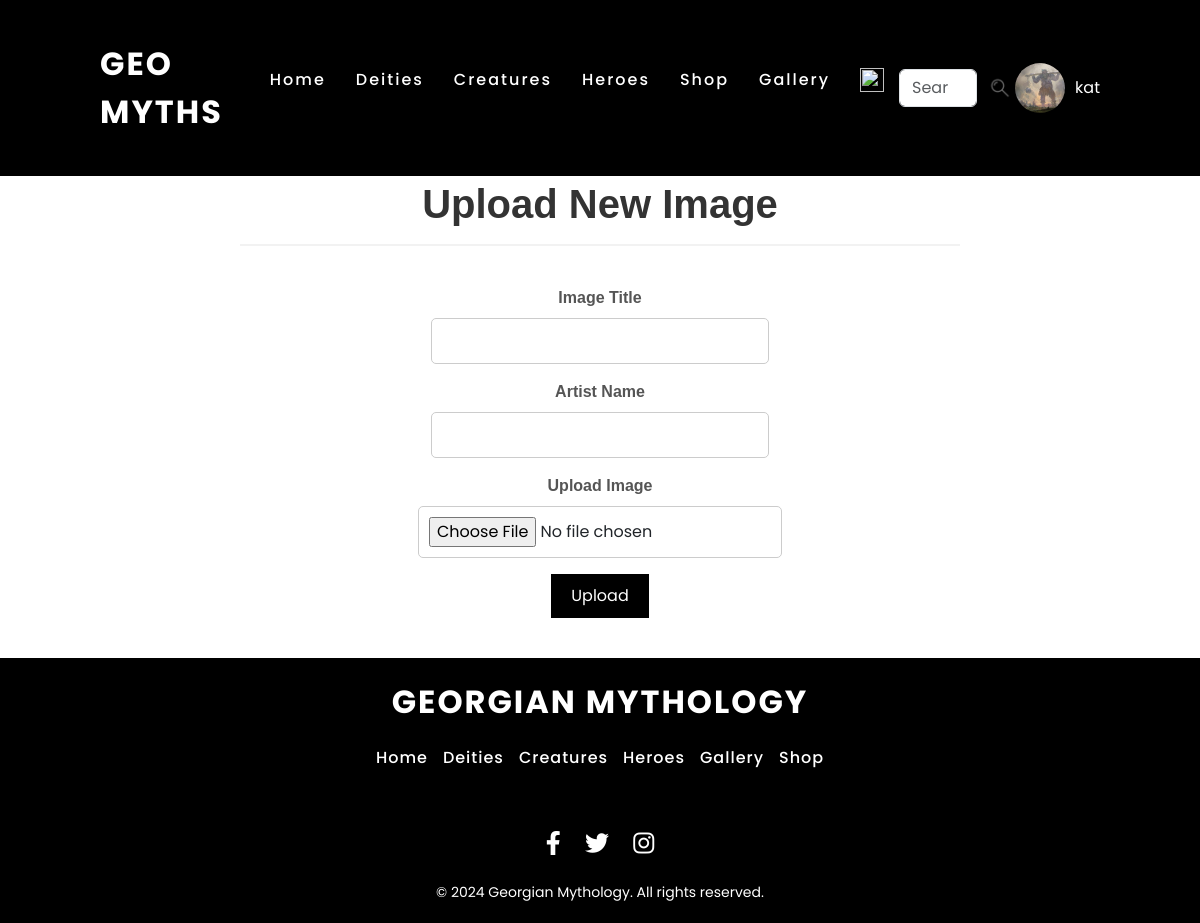
The page /upload_image/ (signed in) on the database its author committed.
### base/models.py (models this page shows)
class User(AbstractUser):
    products = models.ManyToManyField(Product, related_name='users', blank=True)
    avatar = models.ImageField(null=True, default='avatar.svg')
    bio = models.TextField(null=True)

### base/views.py (the view)
# urls.py: path('upload_image/', views.upload_image, name='upload_image'),
@login_required(login_url='login')
def upload_image(request):
    if request.method == 'POST':
        form = ImageUploadForm(request.POST, request.FILES)
        if form.is_valid():
            image = form.save(commit=False)
            image.save()
            return redirect('gallery')
    else:
        form = ImageUploadForm()
    return render(request, 'base/upload_image.html', {'form': form})

### base/forms.py
class ImageUploadForm(forms.ModelForm):
    class Meta:
        model = Image
        fields = ['title', 'artist', 'image']

### base/templates/base/upload_image.html (shortened to what this page needs)
{% extends 'main.html' %}
{% block content %}
<div class="upload-container" style="padding: 40px; max-width: 800px; margin: auto;">
    <h1 style="text-align: center; font-family: 'Arial', sans-serif; font-weight: bold; color: #333;">Upload New Image</h1>
    <hr style="border: 1px solid #ccc; margin-bottom: 40px;">
    <div class="upload-form" style="text-align: center;">
        <form method="POST" action="{% url 'upload_image' %}" enctype="multipart/form-data">
            <div class="mb-3" style="margin-bottom: 20px;">
                <label for="title" class="form-label" style="font-family: 'Arial', sans-serif; font-weight: bold; color: #555;">Image Title</label><br>
                <input type="text" id="title" name="title" style="padding: 10px; border-radius: 5px; border: 1px solid #ccc;" required>
            </div>
            <div class="mb-3" style="margin-bottom: 20px;">
                <label for="artist" class="form-label" style="font-family: 'Arial', sans-serif; font-weight: bold; color: #555;">Artist Name</label><br>
                <input type="text" id="artist" name="artist" style="padding: 10px; border-radius: 5px; border: 1px solid #ccc;" required>
            </div>
            <div class="mb-3" style="margin-bottom: 20px;">
                <label for="image" class="form-label" style="font-family: 'Arial', sans-serif; font-weight: bold; color: #555;">Upload Image</label><br>
                <input type="file" id="image" name="image" style="padding: 10px; border-radius: 5px; border: 1px solid #ccc;" required>
            </div>
            <button type="submit" class="delete-button">Upload</button>
        </form>
    </div>
</div>
{% endblock %}

### templates/navbar.html (shortened to what this page needs)
{% load static %}
<link rel="stylesheet" type="text/css" href="{% static 'css/styles.css' %}">
<header>
    <a href="{% url 'home' %}" class="logo">Geo Myths</a>
    <ul>
        <li><a href="{% url 'home' %}">Home</a></li>
        <li><a href="{% url 'deities' %}">Deities</a></li>
        <li><a href="{% url 'creatures' %}">Creatures</a></li>
        <li><a href="{% url 'heroes' %}">Heroes</a></li>
        <li><a href="{% url 'shop' %}">Shop</a></li>
        <li><a href="{% url 'gallery' %}">Gallery</a></li>
        {% if request.user.is_authenticated %}
            <li>
                <a href="{% url 'profile' request.user.id %}"><img src="https://cdn-icons-png.flaticon.com/128/428/428173.png" style="width: 24px; height: 24px;"></a>
            </li>
        {% else %}
            <li>
                <a href="{% url 'login' %}">Log in</a>
            </li>
        {% endif %}
    </ul>
    <form class="d-flex" role="search" action="" method="get">
    <input name="q" class="form-control me-2" type="search" placeholder="Search" aria-label="Search">
    <button class="btn search-button" type="submit">
        <img src="{% static 'images/search.png' %}" alt="Search">
    </button>
    </form>
   {% if request.user.is_authenticated %}
    <div class="dropdown profile-dropdown">
        <a href="#" class="dropbtn">
            <img src="{{ request.user.avatar.url }}" width="50px" height="50px" style="border-radius: 50%;">
            <label style="color:white;">{{ request.user.username }}</label>
        </a>
    </div>
{% endif %}
</header>

### static/css/styles.css (style rules this page uses)
* { margin: 0; padding: 0; box-sizing: border-box; font-family: 'Poppins', sans-serif; }
body { background: #fff !important; }
header { position: fixed; top: 0; left: 0; width: 100%; display: flex; justify-content: space-between; align-items: center; transition: 0.6s; padding: 40px 100px; z-index: 100000; background: #000; }
header .logo { font-weight: 700; color: #fff; text-decoration: none; font-size: 2em; text-transform: uppercase; letter-spacing: 2px; transition: 0.6s; }
header ul { display: flex; justify-content: center; align-items: center; }
header ul li { list-style: none; }
header ul li a { margin: 0 15px; text-decoration: none; color: #fff; letter-spacing: 2px; font-weight: 500; transition: 0.5s; }
h1 { color: black; text-align: center; margin-top: 20px; }
a { text-decoration: none; color: black; }
.profile-dropdown { position: relative; display: inline-block; }
.profile-dropdown .dropbtn { display: flex; align-items: center; background-color: transparent; border: none; cursor: pointer; }
.profile-dropdown .dropbtn img { border-radius: 50%; margin-right: 10px; }
.search-button { background: none; border: none; padding: 0; cursor: pointer; display: flex; align-items: center; justify-content: center; }
.search-button img { width: 30px; height: 30px; vertical-align: middle; }
.delete-button { background-color: black; color: white; border: none; padding: 10px 20px; cursor: pointer; transition: background-color 0.3s ease; }

### rows shown on the page
User: user.avatar (picture), user.username "kat"
